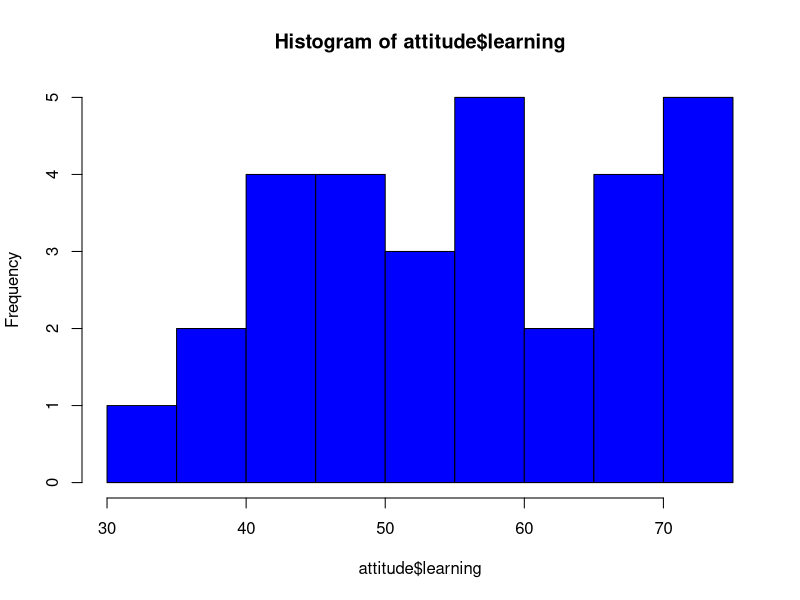
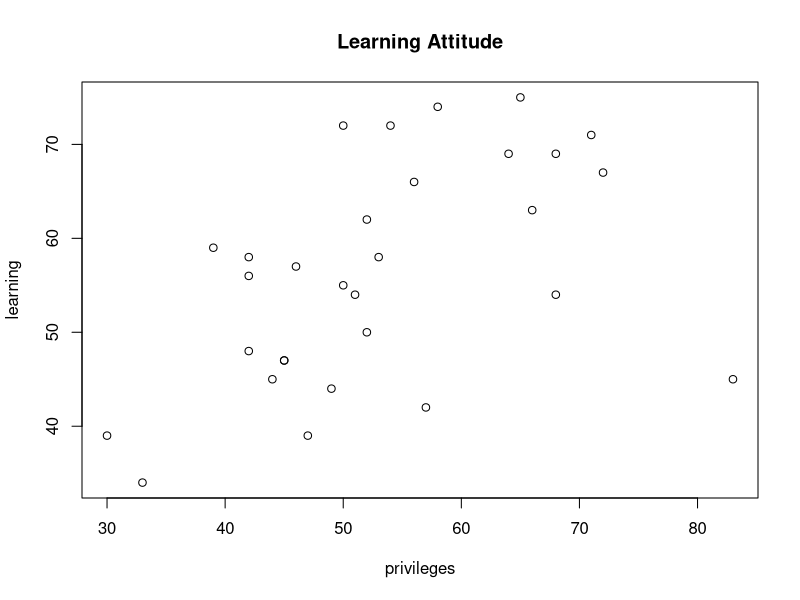

Source code (R) for these figures, in order:
## ---- chunk 1
knitr::opts_chunk$set(echo = TRUE)
## ---- chunk 2
summary(attitude)
## ---- chunk 3
attitude[3] #returns third column values in matrix form
attitude$learning #returns "learning" column values in list form
## ---- chunk 4
colnames(attitude)
## ---- chunk 5
nrow(attitude)
## ---- chunk 6
ncol(attitude)
## ---- chunk 7
str(attitude)
## ---- chunk 8
head(attitude)
## ---- chunk 9
head(attitude,15)
## ---- chunk 10
head(attitude,-1)
## ---- chunk 11
tail(attitude)
## ---- chunk 12
tail(attitude, 12)
## ---- chunk 13
tail(attitude,-1)
## ---- chunk 14
sum(is.na(attitude))
## ---- chunk 15
sum(is.na(attitude$learning))
## ---- chunk 16
hist(attitude$learning, col = "blue")
## ---- chunk 17
pdf(file="myplot.pdf")
with(attitude, plot(privileges, learning))
abline(h = 12, lwd = 2, lty = 2)
title(main = "Learning Attitude")
dev.off()
